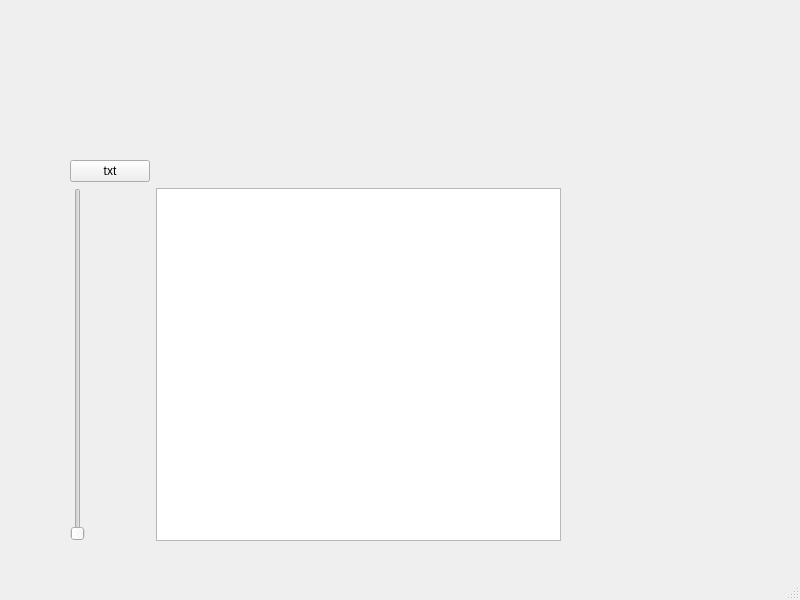
<?xml version="1.0" encoding="UTF-8"?>
<ui version="4.0">
 <class>MainWindow</class>
 <widget class="QMainWindow" name="MainWindow">
  <property name="geometry">
   <rect>
    <x>0</x>
    <y>0</y>
    <width>800</width>
    <height>600</height>
   </rect>
  </property>
  <property name="windowTitle">
   <string>MainWindow</string>
  </property>
  <widget class="QWidget" name="centralwidget">
   <widget class="QWidget" name="gridLayoutWidget">
    <property name="geometry">
     <rect>
      <x>70</x>
      <y>160</y>
      <width>491</width>
      <height>381</height>
     </rect>
    </property>
    <layout class="QGridLayout" name="gridLayout">
     <item row="1" column="0">
      <widget class="Slider" name="Slider"/>
     </item>
     <item row="0" column="0">
      <widget class="ComboBox" name="ComboBox">
       <property name="text">
        <string>txt</string>
       </property>
      </widget>
     </item>
     <item row="1" column="1">
      <widget class="TableView" name="TableView"/>
     </item>
    </layout>
   </widget>
  </widget>
  <widget class="QMenuBar" name="menubar">
   <property name="geometry">
    <rect>
     <x>0</x>
     <y>0</y>
     <width>800</width>
     <height>22</height>
    </rect>
   </property>
  </widget>
  <widget class="QStatusBar" name="statusbar"/>
 </widget>
 <customwidgets>
  <customwidget>
   <class>ComboBox</class>
   <extends>QPushButton</extends>
   <header>qfluentwidgets</header>
  </customwidget>
  <customwidget>
   <class>Slider</class>
   <extends>QSlider</extends>
   <header>qfluentwidgets</header>
  </customwidget>
  <customwidget>
   <class>TableView</class>
   <extends>QTableView</extends>
   <header>qfluentwidgets</header>
  </customwidget>
 </customwidgets>
 <resources/>
 <connections/>
</ui>
